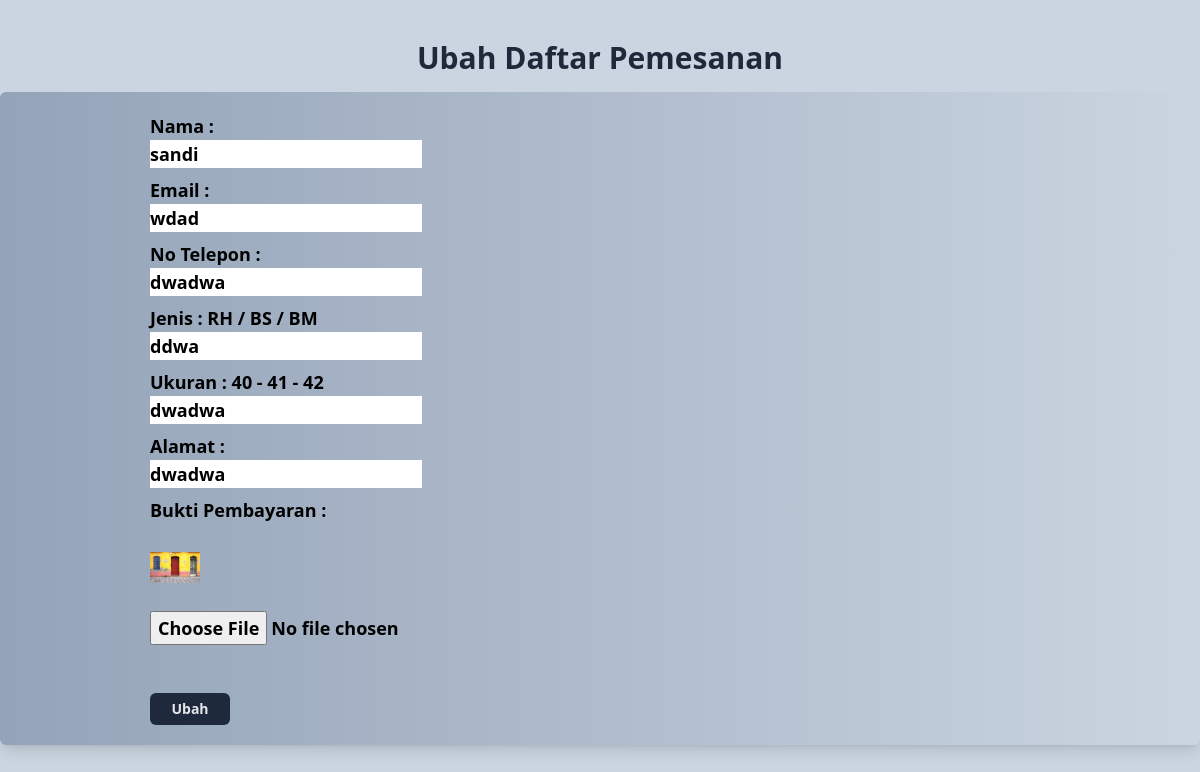
The app's page /ubah.php?id=18 with its own data.
### tables this page shows
CREATE TABLE `pemesanan` (
  `id` int(11) NOT NULL,
  `nama` varchar(200) NOT NULL,
  `email` varchar(200) NOT NULL,
  `telepon` varchar(200) NOT NULL,
  `foto` varchar(200) NOT NULL,
  `jenis` varchar(200) NOT NULL,
  `ukuran` varchar(200) NOT NULL,
  `alamat` varchar(200) NOT NULL
);

### functions.php (called while the page is built, shortened)
<?php
$conn = mysqli_connect("localhost", "root", "", "sneakers");
function query($query)
{
    global $conn;
    $result = mysqli_query($conn, $query);
    $rows = [];
    while ($row = mysqli_fetch_assoc($result)) {
        $rows[] = $row;
    }
    return $rows;
}
?>

### ubah.php (the view, shortened to what this page needs)
<?php
require 'functions.php';
$id = $_GET["id"];
$pesan = query("SELECT * FROM pemesanan WHERE id = $id")[0];
?>
<!DOCTYPE html>
<html lang="en">
<head>
    <script src="https://cdn.tailwindcss.com"></script>
</head>
<body class="bg-slate-300 w-full ">
    <h1 class="text-3xl font-bold text-center text-slate-800 pt-10">Ubah Daftar Pemesanan</h1>
    <form action="" method="post" enctype="multipart/form-data" class="mt-4 w-full bg-gradient-to-r from-slate-400 to-slate-300
         rounded-md shadow-lg mx-auto">
        <ul class="grid gap-2 text-lg py-5 font-semibold ">
            <li class="mx-auto w-3/4">
                <label for="nama">Nama :</label>
                <input type="text" name="nama" id="nama" required value="<?= $pesan["nama"]; ?>">
            </li>
            <li class="mx-auto w-3/4">
                <label for="email">Email :</label>
                <input type="text" name="email" id="email" required value="<?= $pesan["email"]; ?>">
            </li>
            <li class="mx-auto w-3/4">
                <label for="telepon">No Telepon :</label>
                <input type="text" name="telepon" id="telepon" required value="<?= $pesan["telepon"]; ?>">
            </li>
            <li class="mx-auto w-3/4">
                <label for="jenis">Jenis : RH / BS / BM</label>
                <input type="text" name="jenis" id="jenis" required value="<?= $pesan["jenis"]; ?>">
            </li>
            <li class="mx-auto w-3/4">
                <label for="ukuran">Ukuran : 40 - 41 - 42 </label>
                <input type="text" name="ukuran" id="ukuran" required value="<?= $pesan["ukuran"]; ?>">
            </li>
            <li class="mx-auto w-3/4">
                <label for="alamat">Alamat :</label>
                <input type="text" name="alamat" id="alamat" required value="<?= $pesan["alamat"]; ?>">
            </li>
            <li class="mx-auto w-3/4">
                <label for="foto">Bukti Pembayaran :</label><br>
                <img src="img/<?= $pesan["foto"] ?>" width="50"><br>
                <input type="file" name="foto" id="foto">
            </li>
            <li class="mt-10 mx-auto w-3/4">
                <button type="submit" name="submit"
                    class="bg-slate-800 w-20 h-8 rounded-md text-gray-200 text-sm hover:scale-105 duration-300">Ubah</button>
            </li>
        </ul>
    </form>
</body>
</html>

### ubah.php (style rules this page uses)
label { display: block; }

### records on screen
pemesanan: nama "sandi", email "wdad", telepon "dwadwa", jenis "ddwa", ukuran "dwadwa", alamat "dwadwa", foto (picture)
